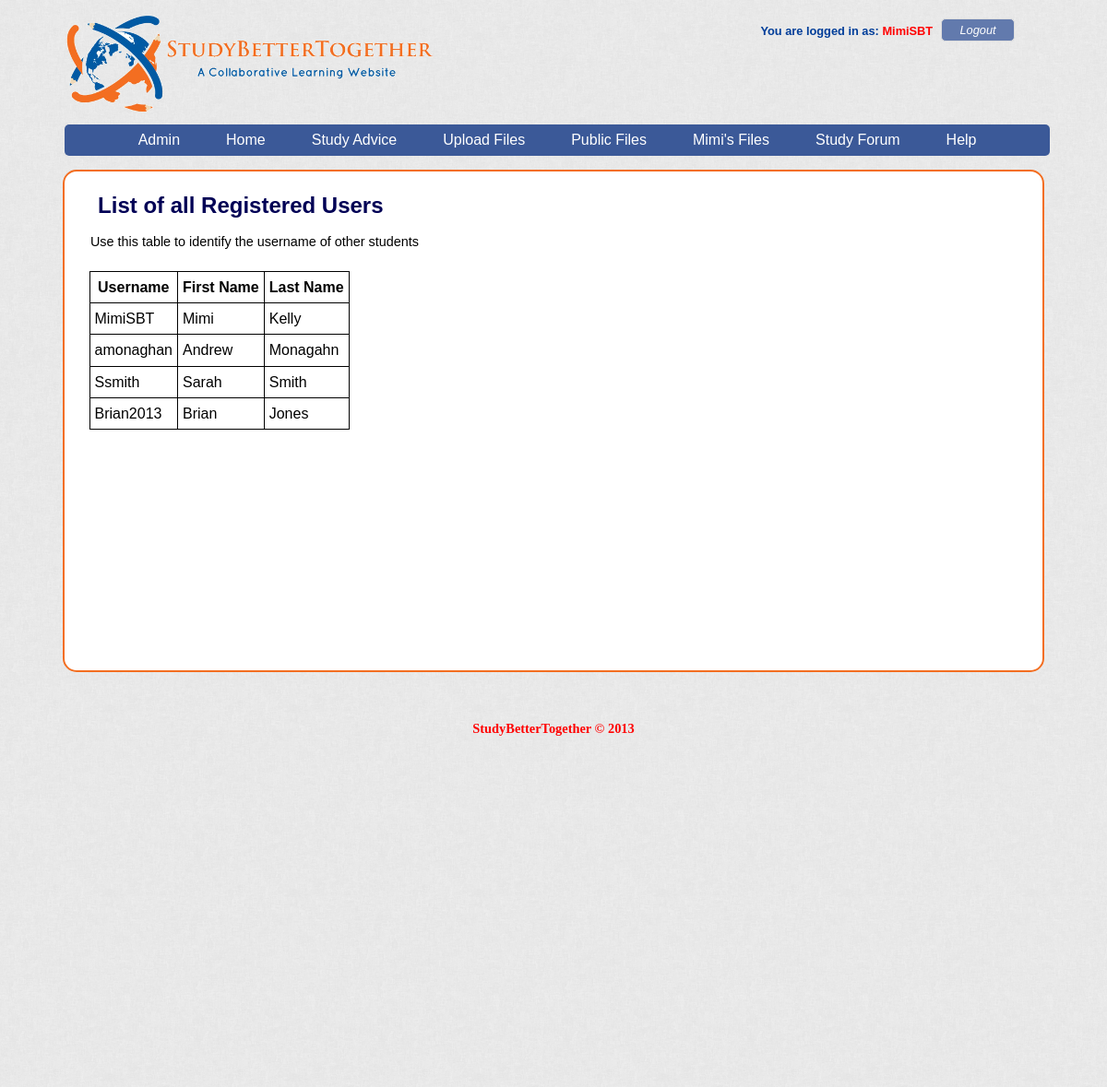
Before: /siteusers.php (signed in) with the older database file.
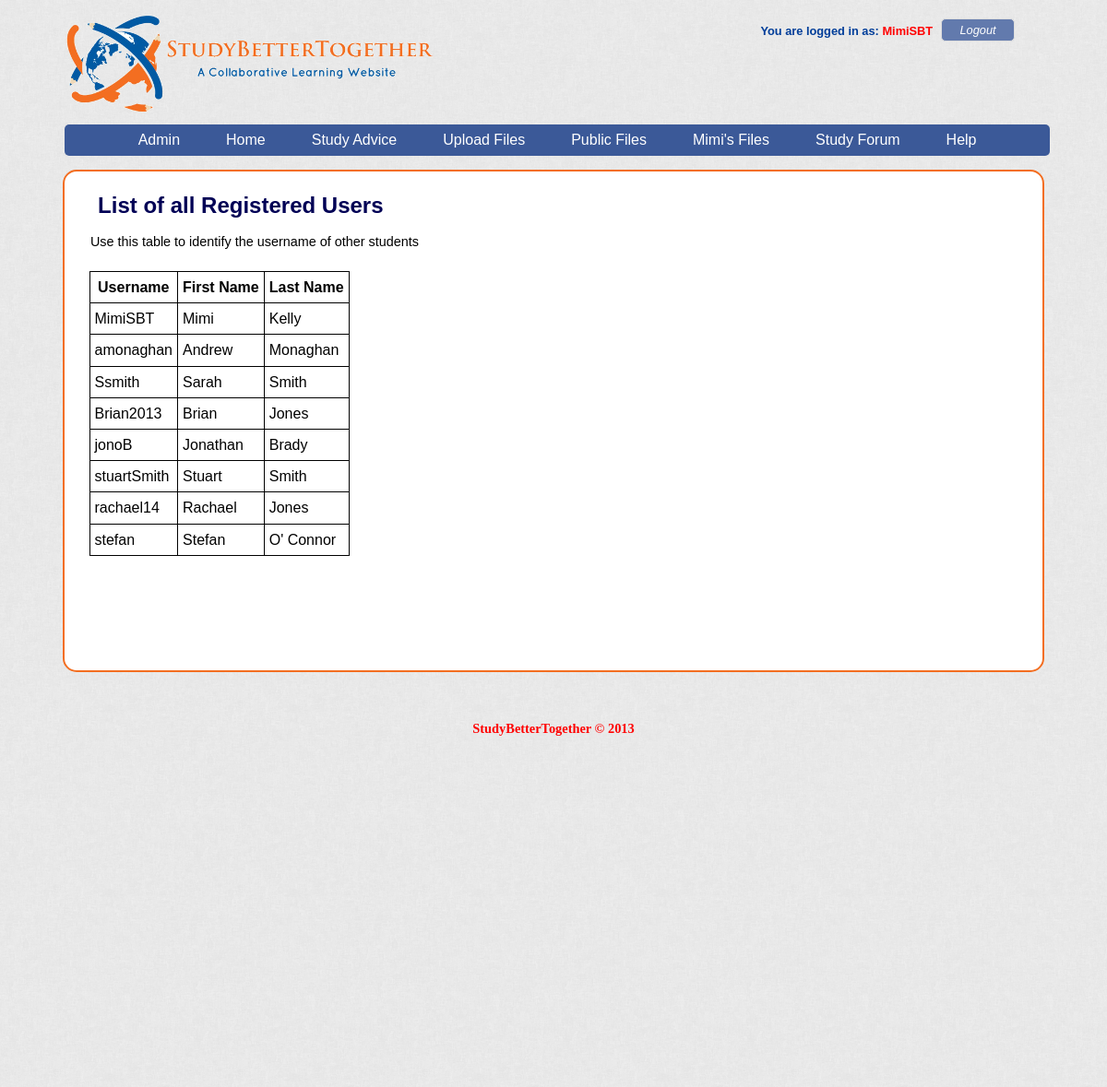
After: the same page with the newer database file.
### tables this page shows
CREATE TABLE IF NOT EXISTS `users` (
  `user_id` int(11) NOT NULL AUTO_INCREMENT,
  `first_name` varchar(255) NOT NULL,
  `last_name` varchar(255) NOT NULL,
  `username` varchar(255) NOT NULL,
  `email` varchar(255) NOT NULL,
  `account_type` varchar(8) NOT NULL DEFAULT 'Student',
  `password` varchar(100) NOT NULL,
  `register_date` datetime NOT NULL DEFAULT CURRENT_TIMESTAMP,
  `register_code` varchar(100) DEFAULT NULL,
  PRIMARY KEY (`user_id`),
  UNIQUE KEY `email` (`email`),
  UNIQUE KEY `username` (`username`)
);

### includes/db/sql_functions.php (called while the page is built, shortened)
<?php
function newQuery($db_con, $query){
	$result = mysqli_query($db_con, $query);
	return $result;
}

### siteusers.php (the view, shortened to what this page needs)
<?php
require_once 'includes/html_template/header.php';
?>
<h2 class = "mainPageHeading">List of all Registered Users</h2>
<p>Use this table to identify the username of other students </p>
<div class = "userdetails">
				<table id ="help_userdetails">
					<tr>
						<th>Username</th>
						<th>First Name</th>
						<th>Last Name</th>
					</tr>
					<?php
					$userdetails =newQuery($db_con, "SELECT first_name, last_name, username FROM users ORDER BY account_type ASC ");
					while ( $row = mysqli_fetch_array ( $userdetails ) ) {
						echo "<td>" . htmlentities ( $row ["username"] ) . "</td>";
						echo "<td>" . htmlentities ( $row ["first_name"] ) . "</td>";
						echo "<td>" . htmlentities ( $row ["last_name"] ) . "</td></tr>\n";
						}
					?>
				</table>
				</div>
<?php require_once 'includes/html_template/footer.php';?>

Changed rows visible on the page:
changed users "amonaghan": last_name "Monagahn" → "Monaghan"
added users: username "jonoB", first_name "Jonathan", last_name "Brady"
added users: username "stuartSmith", first_name "Stuart", last_name "Smith"
added users: username "rachael14", first_name "Rachael", last_name "Jones"
added users: username "stefan", first_name "Stefan", last_name "O' Connor"
